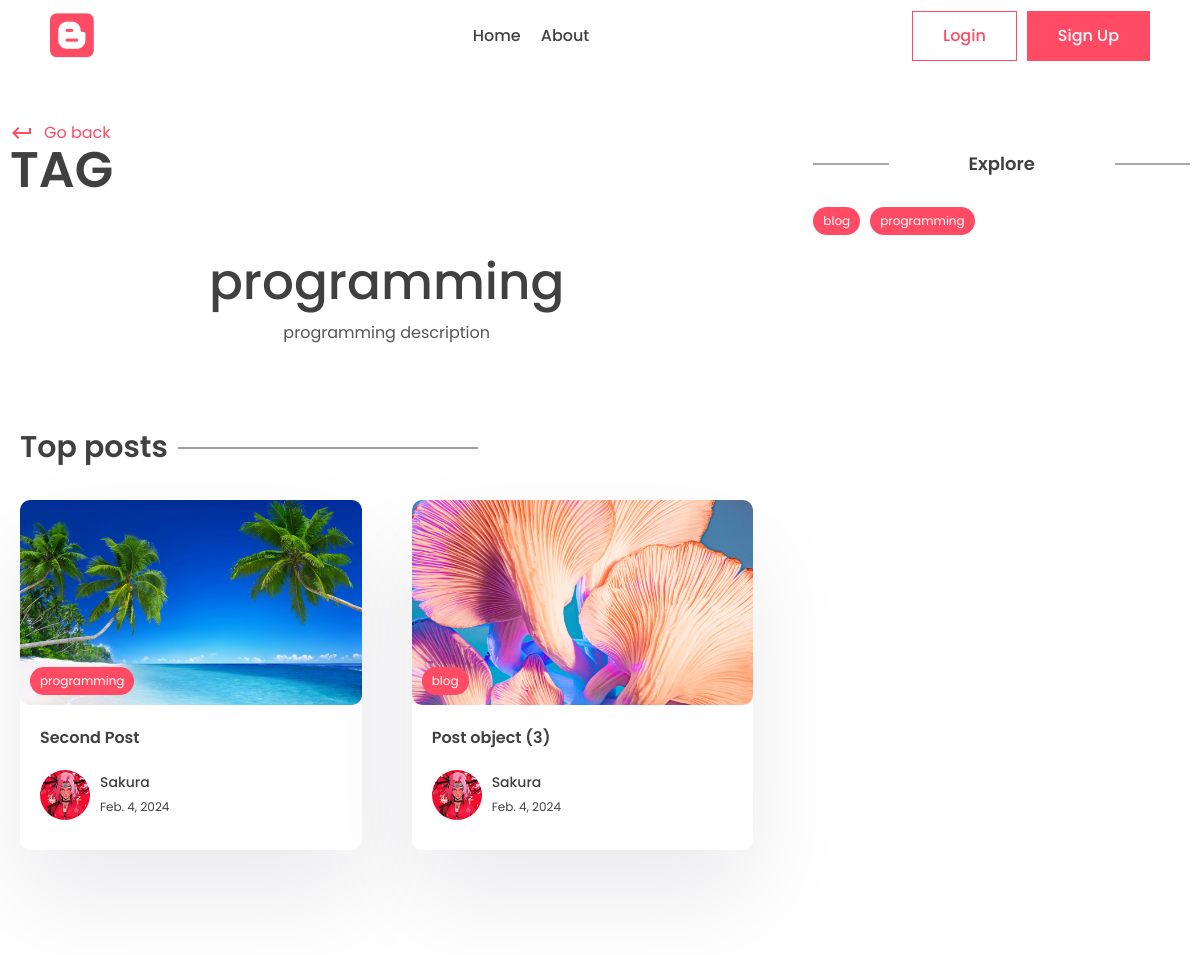
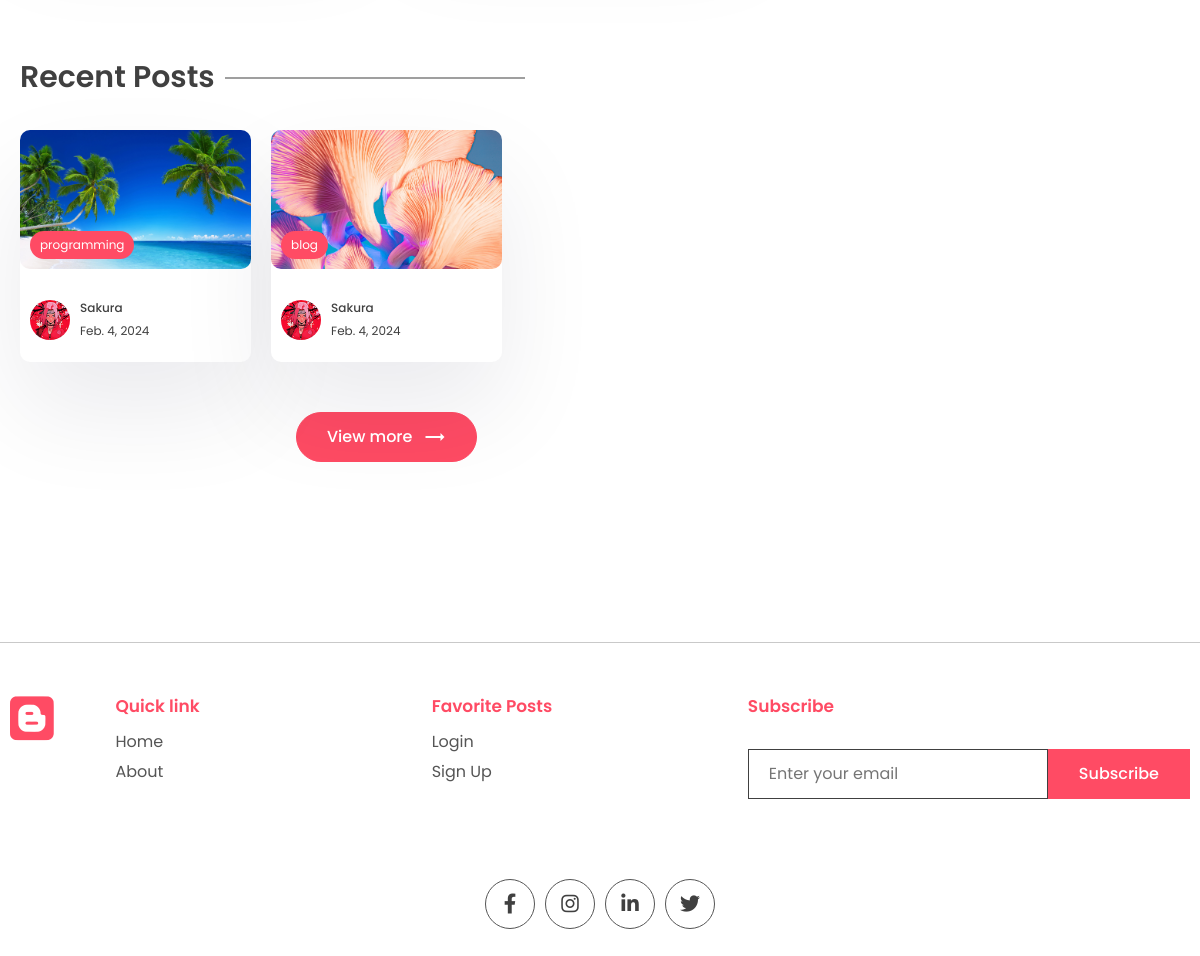
The app's page /tag/programming with its own data (2 pictures, top to bottom).
### app/models.py (models this page shows, shortened)
class Tag(models.Model):
    name  = models.CharField(max_length=100)
    description = models.CharField(max_length=100)
    slug = models.SlugField(max_length=200, unique=True)

class Post(models.Model):
    title = models.CharField(max_length=200)
    last_updated = models.DateTimeField(auto_now=True)
    slug = models.SlugField(max_length=200, unique=True)
    view_count = models.IntegerField(null=True, blank=True)
    tags = models.ManyToManyField(Tag, blank=True, related_name='post')
    image = models.ImageField(upload_to='images/', null=True, blank=True)
    author = models.ForeignKey(User, on_delete=models.CASCADE, null=True, blank=True)
    bookmarks = models.ManyToManyField(User, related_name='bookmarks', default=None, blank=True)
    likes = models.ManyToManyField(User, related_name='likes', default=None, blank=True)
    is_featured = models.BooleanField(default=False)
    content = models.TextField()

class Profile(models.Model):
    user = models.OneToOneField(User, on_delete=models.CASCADE)
    profile_image = models.ImageField(upload_to='images/', null=True, blank=True)
    slug = models.SlugField(max_length=200, unique=True)
    bio = models.CharField(max_length=200)

### app/views.py (the view)
# urls.py: path('tag/<slug:slug>', views.tag_page, name='tag_page'),
def tag_page(request, slug):
    tags = Tag.objects.all()
    tag = Tag.objects.get(slug=slug)
    top_posts = Post.objects.filter(tags__in=[tag.id]).order_by('-view_count')[0:2]
    recent_posts = Post.objects.filter(tags__in=[tag.id]).order_by('-last_updated')[0:2]
    context = { 'tags': tags, 'tag': tag, 'top_posts': top_posts, 'recent_posts': recent_posts }
    return render(request, 'app/tag.html', context)

### app/templates/app/tag.html (shortened to what this page needs)
{% extends 'base.html' %}
{% load static %}
{% block content %}
  <div class="container">
    <div class="layout">
      <div class="left">
        <div class="page-top">
          <div class="top flex">
            <div class="page-name">
              <a href="#" class="learn">
                <span class="material-icons"> keyboard_return </span> Go
                back
              </a>
              <h1>Tag</h1>
            </div>
          </div>
        </div>
        <center>
          <div class="typo">
            <h1 class="title">{{tag.name}}</h1>
            <p>{{tag.description}}</p>
          </div>
        </center>
        <section class="sp">
          <div class="container">
            <h1 class="sec-title">Top posts</h1>
            <div class="grid-2 blog">
              {% for post in top_posts %}
                <a href="{% url 'post_page' post.slug %}">
                  <div class="card">
                    <div class="post-img">
                      <img src="{{post.image.url}}" alt="" />
                      <div class="tag">{{post.tags.all.0.name}}</div>
                    </div>
                    <div class="card-content">
                      <h3>{{post.title}}</h3>
                      <div class="author">
                        <div class="profile-pic">
                          <img src="{{post.author.profile.profile_image.url}}" alt="" />
                        </div>
                        <div class="details">
                          <p>{{post.author.first_name}}</p>
                          <small>{{post.last_updated | date}}</small>
                        </div>
                      </div>
                    </div>
                  </div>
                </a>
              {% endfor %}
            </div>
          </div>
        </section>
        <section class="sp">
          <div class="container">
            <h1 class="sec-title">Recent Posts</h1>
            <div class="grid-3 blog-grid">
              {% for post in recent_posts %}
                <a href="{% url 'post_page' post.slug %}">
                  <div class="card">
                    <div class="post-img">
                      <img src="{{post.image.url}}" alt="" />
                      <div class="tag">{{post.tags.all.0.name}}</div>
                    </div>
                    <div class="card-content">
                      <div class="author">
                        <div class="profile-pic">
                          <img src="{{post.author.profile.profile_image.url}}" alt="" />
                        </div>
                        <div class="details">
                          <p>{{post.author.first_name}}</p>
                          <small>{{post.last_updated | date}}</small>
                        </div>
                      </div>
                    </div>
                  </div>
                </a>
              {% endfor %}
            </div>
            <center>
              <button class="btn btn-primary rounded view">
                View more
                <span class="material-icons"> trending_flat </span>
              </button>
            </center>
          </div>
        </section>
      </div>
      <div class="right">
        <div class="block">
          <h2 class="title2">Explore</h2>
          <div class="blog-tags">
            {% for tag in tags %}
              <a href="{% url 'tag_page' tag.slug %}" class="tag">{{tag.name}}</a>
            {% endfor %}
          </div>
        </div>
      </div>
    </div>
  </div>
{% endblock content %}

### app/static/app/style.css (style rules this page uses)
* { margin: 0; padding: 0; box-sizing: border-box; text-decoration: none; border: none; outline: none; list-style: none; font-family: "Poppins", sans-serif; color: var(--black); }
:root { --red: #ff4b64; --black: #404040; --des: #555555; --shadow: #ffffff1a 0px 1px 1px 0px inset, #32325d40 0px 50px 100px -20px, #0000004d 0px 30px 60px -30px; --shadow2: rgba(17, 12, 46, 0.084) 0px 48px 100px 0px; }
html { font-size: 62.5%; }
[class*="grid"] { display: grid; }
img { width: 100%; }
a[href^="#"] { scroll-behavior: smooth; }
.container { max-width: 1220px; margin: auto; padding: 0 10px; }
p, a { font-size: 1.6rem; color: var(--des); }
.btn { cursor: pointer; height: 5rem; padding: 0 3rem; font-size: 1.6rem; font-weight: 500; border: 1px solid var(--red); display: flex; align-items: center; justify-content: center; gap: 1rem; }
.btn span { color: white; }
.btn-primary { background: var(--red); color: white; }
.rounded { border-radius: 5rem; }
.typo { width: 50%; margin-top: 5rem; }
.title { font-size: 5rem; font-weight: 500; }
.sp { padding: 8rem 0; }
.grid-2 { grid-template-columns: 1.3fr 1fr; align-items: center; }
.post-img { height: 40rem; width: 100%; overflow: hidden; border-radius: 1rem; }
.post-img img { height: 100%; object-fit: cover; object-position: center; }
.learn { display: flex; align-items: center; gap: 1rem; color: var(--red); margin-top: 2rem; }
.learn span { color: #ff4b64; }
.sec-title { font-size: 3rem; font-weight: 600; position: relative; width: fit-content; margin-bottom: 3rem; }
.sec-title::after { content: ""; position: absolute; right: -31rem; height: 1px; width: 30rem; background: var(--black); top: 50%; transform: translateY(-50%); }
.grid-3 { grid-template-columns: repeat(3, 1fr); gap: 5rem; }
.card { background: white; box-shadow: var(--shadow2); border-radius: 1rem; cursor: pointer; transition: 0.3s; }
.post-img { position: relative; }
.tag { position: absolute; bottom: 1rem; left: 1rem; background: var(--red); color: white; border-radius: 5rem; padding: 0.5rem 1rem; font-size: 1.2rem; }
.card-content { padding: 2rem; padding-bottom: 3rem; }
.card h3 { font-size: 1.6rem; font-weight: 600; }
.card .post-img { width: 100%; height: unset; aspect-ratio: 1/0.6; }
.author { display: flex; align-items: center; gap: 1rem; margin-top: 2rem; }
.profile-pic { width: 5rem; aspect-ratio: 1/1; border-radius: 50%; overflow: hidden; }
.author p { color: var(--black); font-weight: 500; font-size: 1.4rem; }
.author small { color: var(--black); font-size: 1.2rem; }
.view { margin-top: 5rem; }
.layout { display: flex; gap: 5rem; }
.left { width: 100%; height: 100%; }
.right { position: sticky; top: 70px; height: 100%; width: 50%; }
.page-name h1 { font-size: 5rem; text-transform: uppercase; font-weight: 600; line-height: 5rem; }
.flex { display: flex; align-items: flex-end; justify-content: space-between; }
.left .typo { width: 100%; }
.blog { grid-template-columns: 1fr 1fr; gap: 5rem; }
.title2 { position: relative; font-size: 1.8rem; text-align: center; font-weight: 600; margin-bottom: 3rem; }
.title2::before { content: ""; position: absolute; height: 1px; width: 20%; background: var(--des); left: 0; top: 50%; transform: translateY(-50%); }
.title2::after { content: ""; position: absolute; height: 1px; width: 20%; background: var(--des); right: 0; top: 50%; transform: translateY(-50%); }
.blog-grid { gap: 2rem; }
.blog-grid .card-content { padding: 1rem; padding-bottom: 2rem; }
.blog-grid .profile-pic { width: 4rem; }
.blog-grid .author p { font-size: 1.2rem; }
.block { margin-top: 5rem; }
.blog-tags .tag { position: unset; width: fit-content; }
.blog-tags { display: flex; align-items: center; flex-wrap: wrap; gap: 1rem; margin-top: 3rem; }

### records on screen
Tag: name "programming", description "programming description"
Post: image (picture), tags.all.0.name "programming", title "Second Post", author.profile.profile_image (picture), author.first_name "Sakura", last_updated "Feb. 4, 2024"
Post: image (picture), tags.all.0.name "blog", title "Post object (3)", author.profile.profile_image (picture), author.first_name "Sakura", last_updated "Feb. 4, 2024"
Tag: name "blog"
